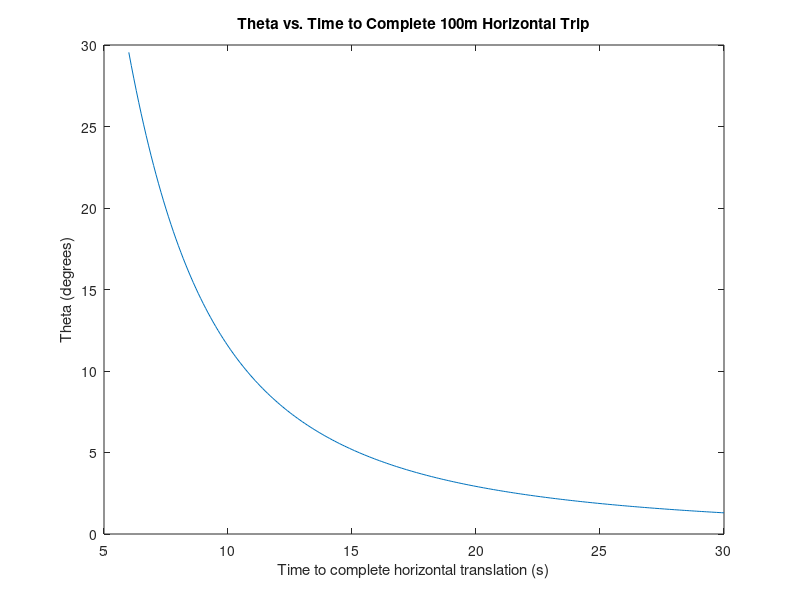
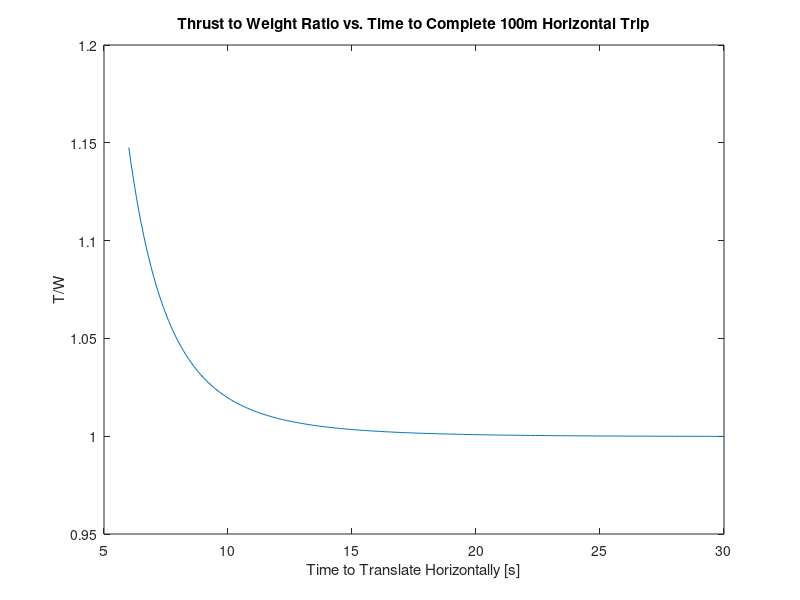

These figures' MATLAB source, in order:
clc;
close all;
clear all;

m = 10; %kg
d = 100; %m
g = 9.8; %m/s^2
t = 6:0.1:30; %s

theta = rad2deg(atan(2*d./(g.*t.^2)));

figure(1)
plot(t, theta)
title('Theta vs. Time to Complete 100m Horizontal Trip')
xlabel('Time to complete horizontal translation (s)')
ylabel('Theta (degrees)')

thetamax = max(theta); %max theta
Fxmax = g*tand(thetamax); %max x force

vmax = sqrt(2*d*(2*d/(min(t))^2)); %max velocity for max tilt angle
wind = 15 * 0.447; %mph -> m/s
vax_effective = vmax - wind;
nu = Fxmax/vmax^2; %drag coeff

vterminal = sqrt(tand(theta).*g/nu); %maximum velocity
wind = 15 * 0.447; %mph -> m/s
vterminal_effective = vterminal - wind;
T = (m*g - nu.*vterminal)./cosd(theta); %N

figure(2)
TtW = T./(m*g);
plot(t, TtW)
title('Thrust to Weight Ratio vs. Time to Complete 100m Horizontal Trip')
ylabel('T/W')
xlabel('Time to Translate Horizontally [s]')

